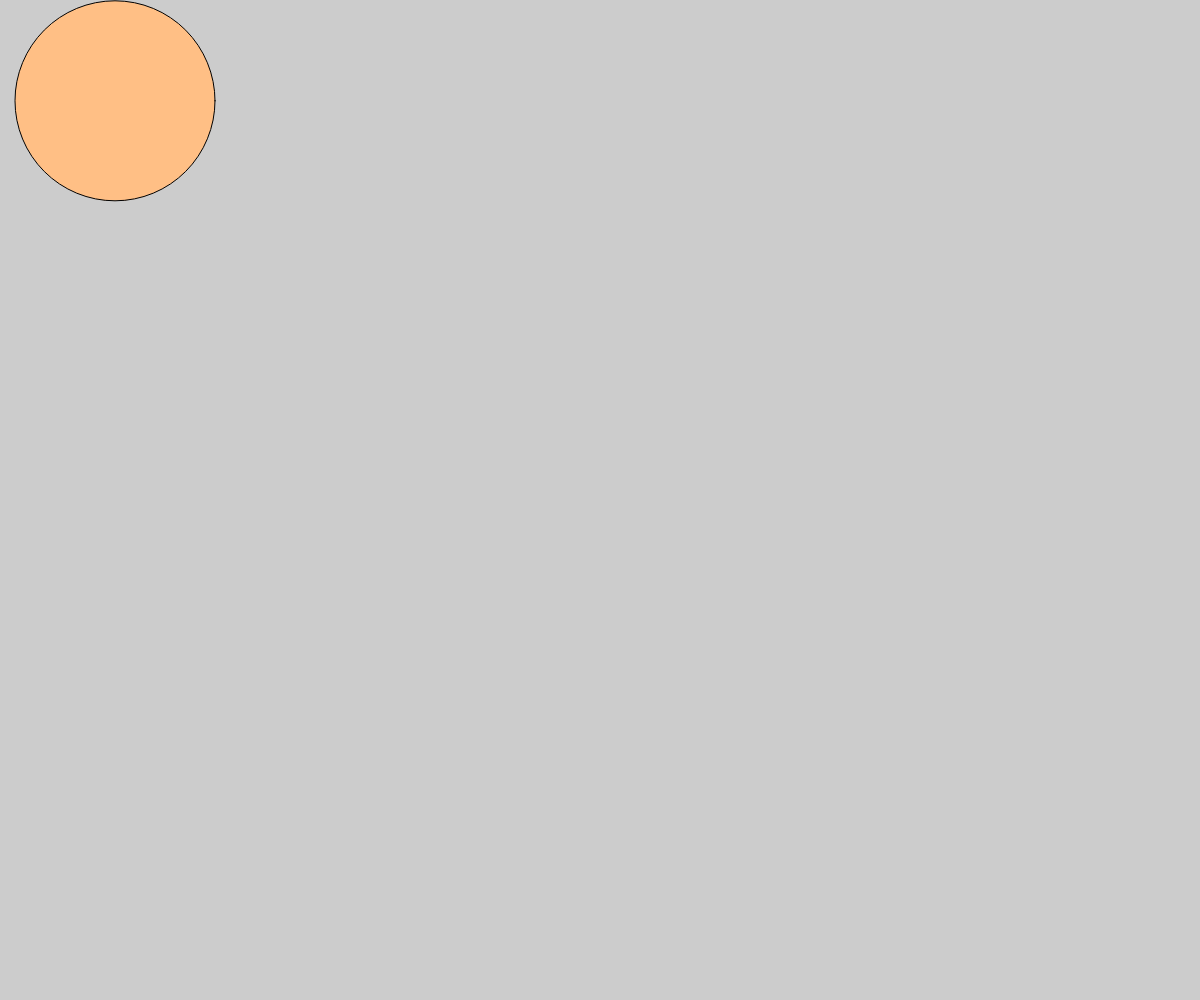
Frame 1 (no input)
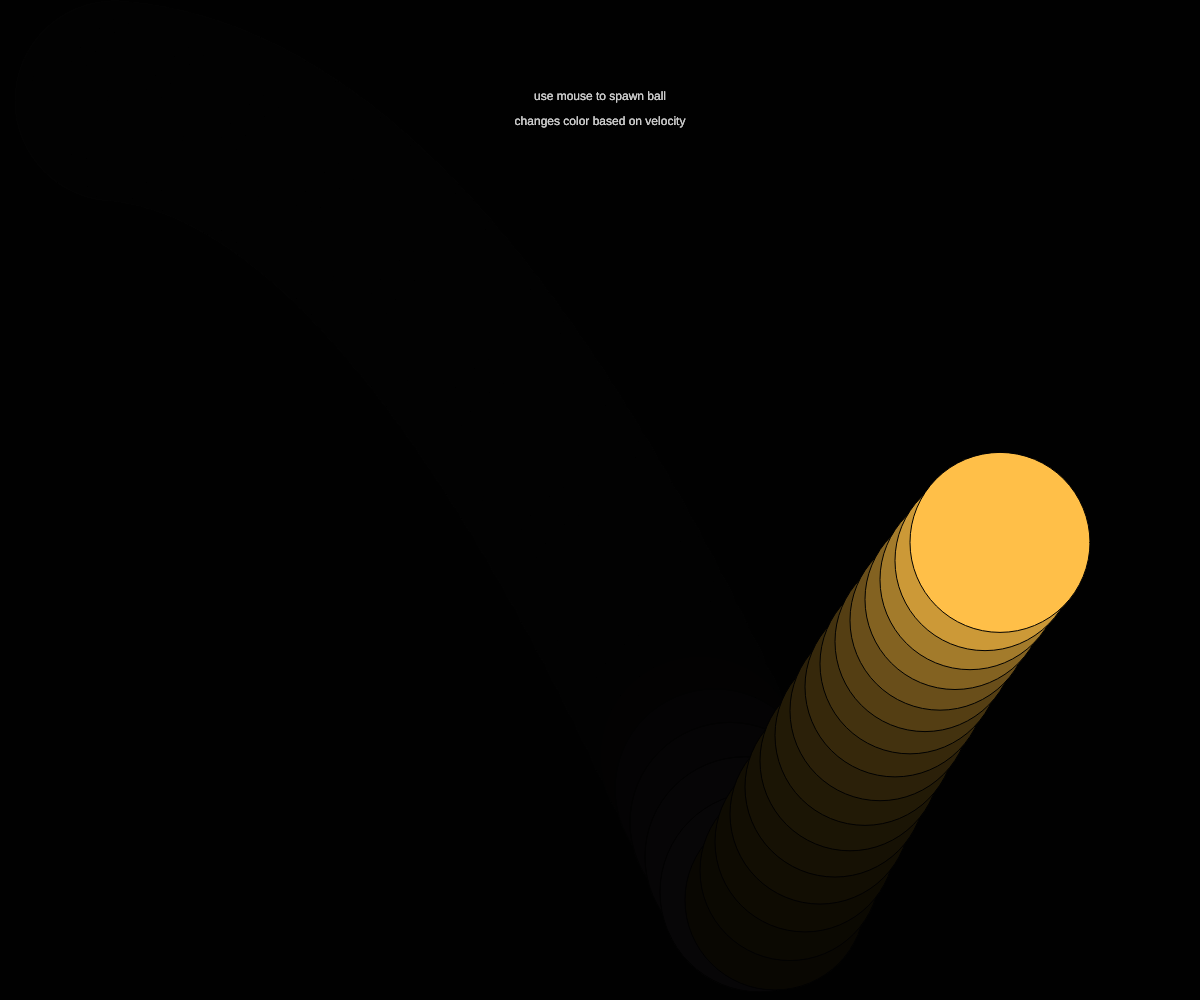
Frame 60 (no input)
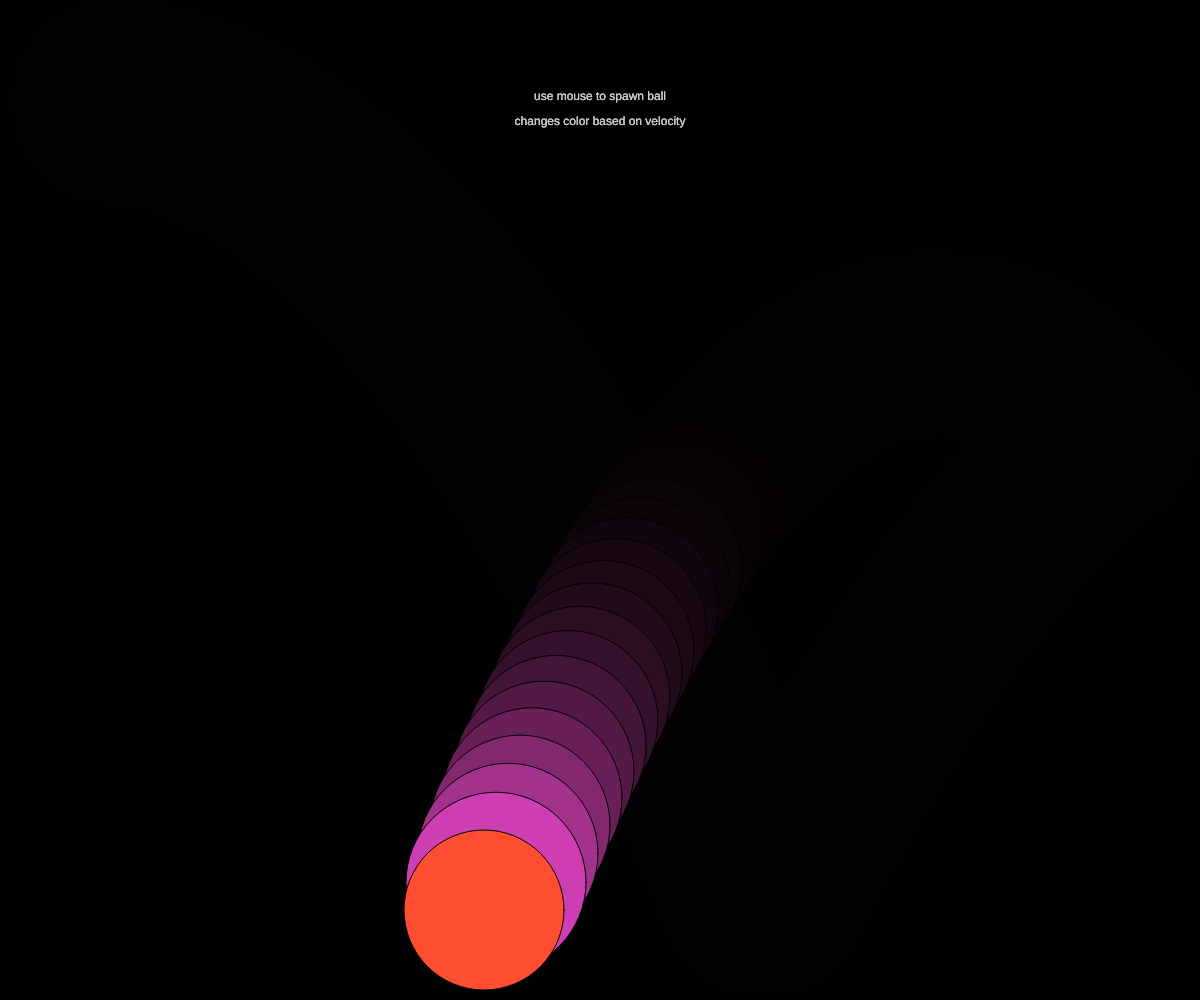
Frame 120 (the mouse pressed at the canvas centre since frame 60)

The p5.js sketch that drew these frames (run headless with seeded random() and noise() and a simulated clock; from frame 60 on, the mouse is pressed at the canvas centre):

// p5.js sketch
// ── sketch.js
let gravity = 0.8; // 1 is normal
let x = 100;
let y = 100;
let velX = 15;
let velY = gravity;
let bounceFactor = 0.8; // 1 is bounciest 
let radius = 100

function setup() {
  createCanvas(windowWidth, windowHeight);
}

function draw() {
    fill(255);
  textAlign('center');
  text("use mouse to spawn ball", windowWidth/2, 100)
  text("changes color based on velocity", windowWidth/2, 125)
  background('rgba(0,0,0,0.2)')
  y+=velY;
  x+=velX;
  velY+=gravity;
  if(y > (windowHeight-radius)) {
    y=windowHeight-radius;
    velY = -1 * bounceFactor * velY
    if(radius > 10) radius-=10;
  }
    if(x > (windowWidth-radius) || x < (0+radius)) {
    velX = -1 * bounceFactor * velX;
      x += velX;
  }
  let xHue = map(velX, -30, 30, 0, 255 );
  let yHue = map(velY, -40, 40, 0, 255 );
  fill(255,xHue,yHue);
  circle(x,y,radius*2);
}
function mouseClicked(){
  x = mouseX;
  y = mouseY;
  velY = gravity;
  velX-=10;
  radius = 100;
}
